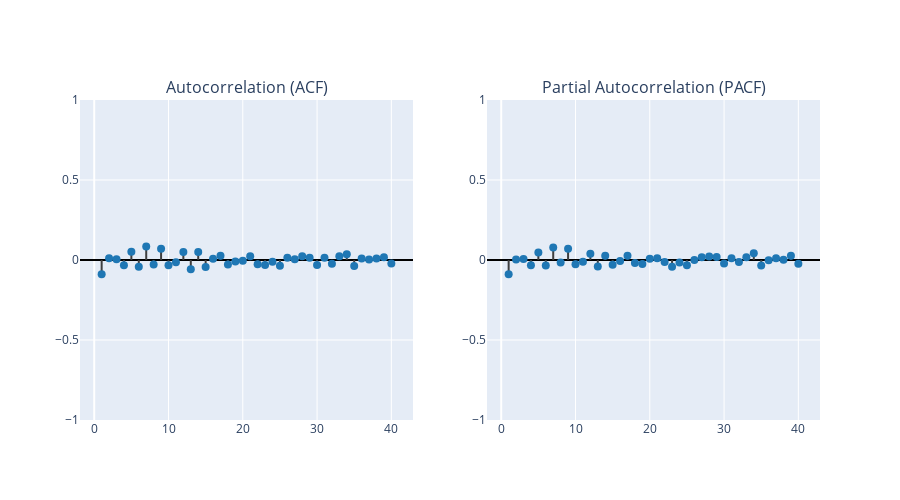

The notebook cell this image was saved under:
### Code cell
fig = plot_autocorrelation(ts_df["logdiff"].dropna(), nlags=40, alpha=0.05)
fig.update_yaxes(range=[-1, 1], row=1, col=1) 
fig.update_yaxes(range=[-1, 1], row=1, col=2)

### Figure 1 — Plotly figure (JSON) as saved in the notebook; plotly's stock layout.template omitted (floating-point values rounded to 4 significant figures)
{"data": [{"line": {"color": "#3f3f3f"}, "mode": "lines", "showlegend": false, "type": "scatter", "x": [1, 1], "xaxis": "x", "y": [0, -0.08975], "yaxis": "y"}, {"line": {"color": "#3f3f3f"}, "mode": "lines", "showlegend": false, "type": "scatter", "x": [2, 2], "xaxis": "x", "y": [0, 0.0106], "yaxis": "y"}, {"line": {"color": "#3f3f3f"}, "mode": "lines", "showlegend": false, "type": "scatter", "x": [3, 3], "xaxis": "x", "y": [0, 0.005295], "yaxis": "y"}, {"line": {"color": "#3f3f3f"}, "mode": "lines", "showlegend": false, "type": "scatter", "x": [4, 4], "xaxis": "x", "y": [0, -0.03314], "yaxis": "y"}, {"line": {"color": "#3f3f3f"}, "mode": "lines", "showlegend": false, "type": "scatter", "x": [5, 5], "xaxis": "x", "y": [0, 0.05162], "yaxis": "y"}, {"line": {"color": "#3f3f3f"}, "mode": "lines", "showlegend": false, "type": "scatter", "x": [6, 6], "xaxis": "x", "y": [0, -0.04214], "yaxis": "y"}, {"line": {"color": "#3f3f3f"}, "mode": "lines", "showlegend": false, "type": "scatter", "x": [7, 7], "xaxis": "x", "y": [0, 0.08392], "yaxis": "y"}, {"line": {"color": "#3f3f3f"}, "mode": "lines", "showlegend": false, "type": "scatter", "x": [8, 8], "xaxis": "x", "y": [0, -0.02742], "yaxis": "y"}, {"line": {"color": "#3f3f3f"}, "mode": "lines", "showlegend": false, "type": "scatter", "x": [9, 9], "xaxis": "x", "y": [0, 0.06962], "yaxis": "y"}, {"line": {"color": "#3f3f3f"}, "mode": "lines", "showlegend": false, "type": "scatter", "x": [10, 10], "xaxis": "x", "y": [0, -0.03208], "yaxis": "y"}, {"line": {"color": "#3f3f3f"}, "mode": "lines", "showlegend": false, "type": "scatter", "x": [11, 11], "xaxis": "x", "y": [0, -0.01381], "yaxis": "y"}, {"line": {"color": "#3f3f3f"}, "mode": "lines", "showlegend": false, "type": "scatter", "x": [12, 12], "xaxis": "x", "y": [0, 0.05067], "yaxis": "y"}, {"line": {"color": "#3f3f3f"}, "mode": "lines", "showlegend": false, "type": "scatter", "x": [13, 13], "xaxis": "x", "y": [0, -0.05833], "yaxis": "y"}, {"line": {"color": "#3f3f3f"}, "mode": "lines", "showlegend": false, "type": "scatter", "x": [14, 14], "xaxis": "x", "y": [0, 0.04947], "yaxis": "y"}, {"line": {"color": "#3f3f3f"}, "mode": "lines", "showlegend": false, "type": "scatter", "x": [15, 15], "xaxis": "x", "y": [0, -0.04323], "yaxis": "y"}, {"line": {"color": "#3f3f3f"}, "mode": "lines", "showlegend": false, "type": "scatter", "x": [16, 16], "xaxis": "x", "y": [0, 0.008214], "yaxis": "y"}, {"line": {"color": "#3f3f3f"}, "mode": "lines", "showlegend": false, "type": "scatter", "x": [17, 17], "xaxis": "x", "y": [0, 0.02611], "yaxis": "y"}, {"line": {"color": "#3f3f3f"}, "mode": "lines", "showlegend": false, "type": "scatter", "x": [18, 18], "xaxis": "x", "y": [0, -0.02763], "yaxis": "y"}, {"line": {"color": "#3f3f3f"}, "mode": "lines", "showlegend": false, "type": "scatter", "x": [19, 19], "xaxis": "x", "y": [0, -0.00929], "yaxis": "y"}, {"line": {"color": "#3f3f3f"}, "mode": "lines", "showlegend": false, "type": "scatter", "x": [20, 20], "xaxis": "x", "y": [0, -0.004701], "yaxis": "y"}, {"line": {"color": "#3f3f3f"}, "mode": "lines", "showlegend": false, "type": "scatter", "x": [21, 21], "xaxis": "x", "y": [0, 0.02374], "yaxis": "y"}, {"line": {"color": "#3f3f3f"}, "mode": "lines", "showlegend": false, "type": "scatter", "x": [22, 22], "xaxis": "x", "y": [0, -0.02623], "yaxis": "y"}, {"line": {"color": "#3f3f3f"}, "mode": "lines", "showlegend": false, "type": "scatter", "x": [23, 23], "xaxis": "x", "y": [0, -0.0315], "yaxis": "y"}, {"line": {"color": "#3f3f3f"}, "mode": "lines", "showlegend": false, "type": "scatter", "x": [24, 24], "xaxis": "x", "y": [0, -0.01027], "yaxis": "y"}, {"line": {"color": "#3f3f3f"}, "mode": "lines", "showlegend": false, "type": "scatter", "x": [25, 25], "xaxis": "x", "y": [0, -0.03544], "yaxis": "y"}, {"line": {"color": "#3f3f3f"}, "mode": "lines", "showlegend": false, "type": "scatter", "x": [26, 26], "xaxis": "x", "y": [0, 0.01383], "yaxis": "y"}, {"line": {"color": "#3f3f3f"}, "mode": "lines", "showlegend": false, "type": "scatter", "x": [27, 27], "xaxis": "x", "y": [0, 0.004198], "yaxis": "y"}, {"line": {"color": "#3f3f3f"}, "mode": "lines", "showlegend": false, "type": "scatter", "x": [28, 28], "xaxis": "x", "y": [0, 0.02356], "yaxis": "y"}, {"line": {"color": "#3f3f3f"}, "mode": "lines", "showlegend": false, "type": "scatter", "x": [29, 29], "xaxis": "x", "y": [0, 0.01422], "yaxis": "y"}, {"line": {"color": "#3f3f3f"}, "mode": "lines", "showlegend": false, "type": "scatter", "x": [30, 30], "xaxis": "x", "y": [0, -0.03082], "yaxis": "y"}, {"line": {"color": "#3f3f3f"}, "mode": "lines", "showlegend": false, "type": "scatter", "x": [31, 31], "xaxis": "x", "y": [0, 0.01457], "yaxis": "y"}, {"line": {"color": "#3f3f3f"}, "mode": "lines", "showlegend": false, "type": "scatter", "x": [32, 32], "xaxis": "x", "y": [0, -0.02375], "yaxis": "y"}, {"line": {"color": "#3f3f3f"}, "mode": "lines", "showlegend": false, "type": "scatter", "x": [33, 33], "xaxis": "x", "y": [0, 0.02323], "yaxis": "y"}, {"line": {"color": "#3f3f3f"}, "mode": "lines", "showlegend": false, "type": "scatter", "x": [34, 34], "xaxis": "x", "y": [0, 0.03665], "yaxis": "y"}, {"line": {"color": "#3f3f3f"}, "mode": "lines", "showlegend": false, "type": "scatter", "x": [35, 35], "xaxis": "x", "y": [0, -0.03712], "yaxis": "y"}, {"line": {"color": "#3f3f3f"}, "mode": "lines", "showlegend": false, "type": "scatter", "x": [36, 36], "xaxis": "x", "y": [0, 0.009252], "yaxis": "y"}, {"line": {"color": "#3f3f3f"}, "mode": "lines", "showlegend": false, "type": "scatter", "x": [37, 37], "xaxis": "x", "y": [0, 0.003434], "yaxis": "y"}, {"line": {"color": "#3f3f3f"}, "mode": "lines", "showlegend": false, "type": "scatter", "x": [38, 38], "xaxis": "x", "y": [0, 0.009506], "yaxis": "y"}, {"line": {"color": "#3f3f3f"}, "mode": "lines", "showlegend": false, "type": "scatter", "x": [39, 39], "xaxis": "x", "y": [0, 0.01681], "yaxis": "y"}, {"line": {"color": "#3f3f3f"}, "mode": "lines", "showlegend": false, "type": "scatter", "x": [40, 40], "xaxis": "x", "y": [0, -0.02196], "yaxis": "y"}, {"marker": {"color": "#1f77b4", "size": 8}, "mode": "markers", "showlegend": false, "type": "scatter", "x": [1, 2, 3, 4, 5, 6, 7, 8, 9, 10, 11, 12, 13, 14, 15, 16, 17, 18, 19, 20, 21, 22, 23, 24, 25, 26, 27, 28, 29, 30, 31, 32, 33, 34, 35, 36, 37, 38, 39, 40], "xaxis": "x", "y": [-0.08975, 0.0106, 0.005295, -0.03314, 0.05162, -0.04214, 0.08392, -0.02742, 0.06962, -0.03208, -0.01381, 0.05067, -0.05833, 0.04947, -0.04323, 0.008214, 0.02611, -0.02763, -0.00929, -0.004701, 0.02374, -0.02623, -0.0315, -0.01027, -0.03544, 0.01383, 0.004198, 0.02356, 0.01422, -0.03082, 0.01457, -0.02375, 0.02323, 0.03665, -0.03712, 0.009252, 0.003434, 0.009506, 0.01681, -0.02196], "yaxis": "y"}, {"line": {"color": "#3f3f3f"}, "mode": "lines", "showlegend": false, "type": "scatter", "x": [1, 1], "xaxis": "x2", "y": [0, -0.08983], "yaxis": "y2"}, {"line": {"color": "#3f3f3f"}, "mode": "lines", "showlegend": false, "type": "scatter", "x": [2, 2], "xaxis": "x2", "y": [0, 0.002574], "yaxis": "y2"}, {"line": {"color": "#3f3f3f"}, "mode": "lines", "showlegend": false, "type": "scatter", "x": [3, 3], "xaxis": "x2", "y": [0, 0.006544], "yaxis": "y2"}, {"line": {"color": "#3f3f3f"}, "mode": "lines", "showlegend": false, "type": "scatter", "x": [4, 4], "xaxis": "x2", "y": [0, -0.03249], "yaxis": "y2"}, {"line": {"color": "#3f3f3f"}, "mode": "lines", "showlegend": false, "type": "scatter", "x": [5, 5], "xaxis": "x2", "y": [0, 0.04632], "yaxis": "y2"}, {"line": {"color": "#3f3f3f"}, "mode": "lines", "showlegend": false, "type": "scatter", "x": [6, 6], "xaxis": "x2", "y": [0, -0.03364], "yaxis": "y2"}, {"line": {"color": "#3f3f3f"}, "mode": "lines", "showlegend": false, "type": "scatter", "x": [7, 7], "xaxis": "x2", "y": [0, 0.07842], "yaxis": "y2"}, {"line": {"color": "#3f3f3f"}, "mode": "lines", "showlegend": false, "type": "scatter", "x": [8, 8], "xaxis": "x2", "y": [0, -0.01502], "yaxis": "y2"}, {"line": {"color": "#3f3f3f"}, "mode": "lines", "showlegend": false, "type": "scatter", "x": [9, 9], "xaxis": "x2", "y": [0, 0.07053], "yaxis": "y2"}, {"line": {"color": "#3f3f3f"}, "mode": "lines", "showlegend": false, "type": "scatter", "x": [10, 10], "xaxis": "x2", "y": [0, -0.02676], "yaxis": "y2"}, {"line": {"color": "#3f3f3f"}, "mode": "lines", "showlegend": false, "type": "scatter", "x": [11, 11], "xaxis": "x2", "y": [0, -0.01026], "yaxis": "y2"}, {"line": {"color": "#3f3f3f"}, "mode": "lines", "showlegend": false, "type": "scatter", "x": [12, 12], "xaxis": "x2", "y": [0, 0.03883], "yaxis": "y2"}, {"line": {"color": "#3f3f3f"}, "mode": "lines", "showlegend": false, "type": "scatter", "x": [13, 13], "xaxis": "x2", "y": [0, -0.04056], "yaxis": "y2"}, {"line": {"color": "#3f3f3f"}, "mode": "lines", "showlegend": false, "type": "scatter", "x": [14, 14], "xaxis": "x2", "y": [0, 0.02715], "yaxis": "y2"}, {"line": {"color": "#3f3f3f"}, "mode": "lines", "showlegend": false, "type": "scatter", "x": [15, 15], "xaxis": "x2", "y": [0, -0.02995], "yaxis": "y2"}, {"line": {"color": "#3f3f3f"}, "mode": "lines", "showlegend": false, "type": "scatter", "x": [16, 16], "xaxis": "x2", "y": [0, -0.005783], "yaxis": "y2"}, {"line": {"color": "#3f3f3f"}, "mode": "lines", "showlegend": false, "type": "scatter", "x": [17, 17], "xaxis": "x2", "y": [0, 0.02583], "yaxis": "y2"}, {"line": {"color": "#3f3f3f"}, "mode": "lines", "showlegend": false, "type": "scatter", "x": [18, 18], "xaxis": "x2", "y": [0, -0.01851], "yaxis": "y2"}, {"line": {"color": "#3f3f3f"}, "mode": "lines", "showlegend": false, "type": "scatter", "x": [19, 19], "xaxis": "x2", "y": [0, -0.02507], "yaxis": "y2"}, {"line": {"color": "#3f3f3f"}, "mode": "lines", "showlegend": false, "type": "scatter", "x": [20, 20], "xaxis": "x2", "y": [0, 0.007146], "yaxis": "y2"}, {"line": {"color": "#3f3f3f"}, "mode": "lines", "showlegend": false, "type": "scatter", "x": [21, 21], "xaxis": "x2", "y": [0, 0.01064], "yaxis": "y2"}, {"line": {"color": "#3f3f3f"}, "mode": "lines", "showlegend": false, "type": "scatter", "x": [22, 22], "xaxis": "x2", "y": [0, -0.01233], "yaxis": "y2"}, {"line": {"color": "#3f3f3f"}, "mode": "lines", "showlegend": false, "type": "scatter", "x": [23, 23], "xaxis": "x2", "y": [0, -0.04189], "yaxis": "y2"}, {"line": {"color": "#3f3f3f"}, "mode": "lines", "showlegend": false, "type": "scatter", "x": [24, 24], "xaxis": "x2", "y": [0, -0.01638], "yaxis": "y2"}, {"line": {"color": "#3f3f3f"}, "mode": "lines", "showlegend": false, "type": "scatter", "x": [25, 25], "xaxis": "x2", "y": [0, -0.0327], "yaxis": "y2"}, {"line": {"color": "#3f3f3f"}, "mode": "lines", "showlegend": false, "type": "scatter", "x": [26, 26], "xaxis": "x2", "y": [0, -0.0003797], "yaxis": "y2"}, {"line": {"color": "#3f3f3f"}, "mode": "lines", "showlegend": false, "type": "scatter", "x": [27, 27], "xaxis": "x2", "y": [0, 0.01643], "yaxis": "y2"}, {"line": {"color": "#3f3f3f"}, "mode": "lines", "showlegend": false, "type": "scatter", "x": [28, 28], "xaxis": "x2", "y": [0, 0.02257], "yaxis": "y2"}, {"line": {"color": "#3f3f3f"}, "mode": "lines", "showlegend": false, "type": "scatter", "x": [29, 29], "xaxis": "x2", "y": [0, 0.01816], "yaxis": "y2"}, {"line": {"color": "#3f3f3f"}, "mode": "lines", "showlegend": false, "type": "scatter", "x": [30, 30], "xaxis": "x2", "y": [0, -0.02165], "yaxis": "y2"}, {"line": {"color": "#3f3f3f"}, "mode": "lines", "showlegend": false, "type": "scatter", "x": [31, 31], "xaxis": "x2", "y": [0, 0.01171], "yaxis": "y2"}, {"line": {"color": "#3f3f3f"}, "mode": "lines", "showlegend": false, "type": "scatter", "x": [32, 32], "xaxis": "x2", "y": [0, -0.01224], "yaxis": "y2"}, {"line": {"color": "#3f3f3f"}, "mode": "lines", "showlegend": false, "type": "scatter", "x": [33, 33], "xaxis": "x2", "y": [0, 0.01782], "yaxis": "y2"}, {"line": {"color": "#3f3f3f"}, "mode": "lines", "showlegend": false, "type": "scatter", "x": [34, 34], "xaxis": "x2", "y": [0, 0.04287], "yaxis": "y2"}, {"line": {"color": "#3f3f3f"}, "mode": "lines", "showlegend": false, "type": "scatter", "x": [35, 35], "xaxis": "x2", "y": [0, -0.03369], "yaxis": "y2"}, {"line": {"color": "#3f3f3f"}, "mode": "lines", "showlegend": false, "type": "scatter", "x": [36, 36], "xaxis": "x2", "y": [0, -0.00232], "yaxis": "y2"}, {"line": {"color": "#3f3f3f"}, "mode": "lines", "showlegend": false, "type": "scatter", "x": [37, 37], "xaxis": "x2", "y": [0, 0.0107], "yaxis": "y2"}, {"line": {"color": "#3f3f3f"}, "mode": "lines", "showlegend": false, "type": "scatter", "x": [38, 38], "xaxis": "x2", "y": [0, 0.001971], "yaxis": "y2"}, {"line": {"color": "#3f3f3f"}, "mode": "lines", "showlegend": false, "type": "scatter", "x": [39, 39], "xaxis": "x2", "y": [0, 0.0259], "yaxis": "y2"}, {"line": {"color": "#3f3f3f"}, "mode": "lines", "showlegend": false, "type": "scatter", "x": [40, 40], "xaxis": "x2", "y": [0, -0.02352], "yaxis": "y2"}, {"marker": {"color": "#1f77b4", "size": 8}, "mode": "markers", "showlegend": false, "type": "scatter", "x": [1, 2, 3, 4, 5, 6, 7, 8, 9, 10, 11, 12, 13, 14, 15, 16, 17, 18, 19, 20, 21, 22, 23, 24, 25, 26, 27, 28, 29, 30, 31, 32, 33, 34, 35, 36, 37, 38, 39, 40], "xaxis": "x2", "y": [-0.08983, 0.002574, 0.006544, -0.03249, 0.04632, -0.03364, 0.07842, -0.01502, 0.07053, -0.02676, -0.01026, 0.03883, -0.04056, 0.02715, -0.02995, -0.005783, 0.02583, -0.01851, -0.02507, 0.007146, 0.01064, -0.01233, -0.04189, -0.01638, -0.0327, -0.0003797, 0.01643, 0.02257, 0.01816, -0.02165, 0.01171, -0.01224, 0.01782, 0.04287, -0.03369, -0.00232, 0.0107, 0.001971, 0.0259, -0.02352], "yaxis": "y2"}], "layout": {"annotations": [{"font": {"size": 16}, "showarrow": false, "text": "Autocorrelation (ACF)", "x": 0.225, "xanchor": "center", "xref": "paper", "y": 1, "yanchor": "bottom", "yref": "paper"}, {"font": {"size": 16}, "showarrow": false, "text": "Partial Autocorrelation (PACF)", "x": 0.775, "xanchor": "center", "xref": "paper", "y": 1, "yanchor": "bottom", "yref": "paper"}], "autosize": false, "height": 500, "legend": {"title": {}}, "title": {"font": {"size": 20}, "x": 0.5, "xanchor": "center", "yanchor": "top"}, "width": 900, "xaxis": {"anchor": "y", "domain": [0, 0.45], "title": {"font": {"size": 12}}}, "xaxis2": {"anchor": "y2", "domain": [0.55, 1]}, "yaxis": {"anchor": "x", "domain": [0, 1], "range": [-1, 1], "title": {"font": {"size": 12}}, "zerolinecolor": "#000000"}, "yaxis2": {"anchor": "x2", "domain": [0, 1], "range": [-1, 1], "zerolinecolor": "#000000"}}}
